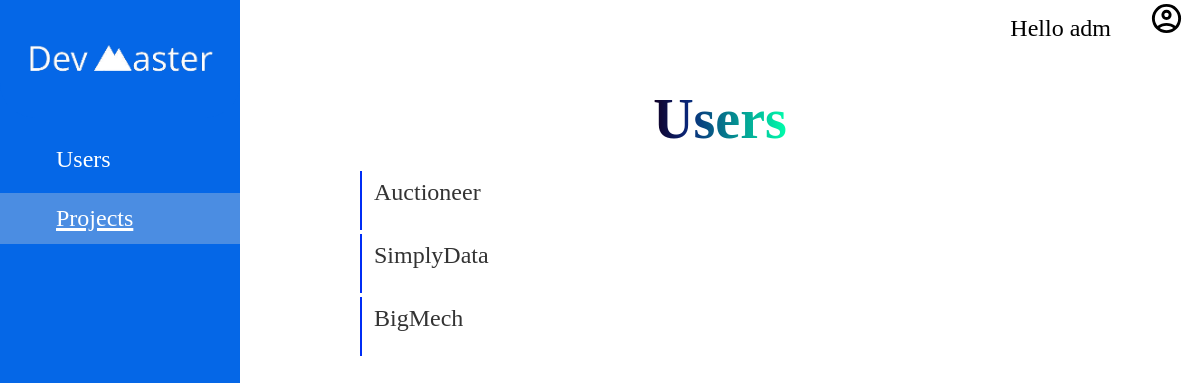
Screenshot of /adProject/ with the database file from the repository.
### home/models.py (models this page shows, shortened)
class ProjectDetail(models.Model):
    project_name = models.CharField(max_length = 200)
    project_description = models.TextField()
    created_by = models.ForeignKey(UserDetail,null=True, on_delete = models.SET_NULL)
    project_created_time = models.CharField(max_length = 20)
    project_gtihub_link = models.TextField()
    project_phase = models.CharField(max_length = 20)

### home/views.py (the view)
# urls.py: path('adProject/',views.adProject, name = "adProject"),
def adProject(request):
	proj = ProjectDetail.objects.all()
	di ={
		'proj':proj
	}
	return render(request,'home/adProject.html',di)

### home/templates/home/adProject.html (shortened to what this page needs)
{% extends "base.html" %}
{% load static %}
{% block head %}
<link rel="stylesheet" type="text/css" href="{% static 'home/css/llm.css'%}" />
{% endblock head %}
{% block body %}
<div class="wholeConatiner">
    <div class="leftBox" >
        <div class="logo" style="text-align: center;background-color: #394647;background-color: #0567e7;border-bottom-left-radius: 35px;border-bottom-right-radius: 35px;">
            <a href="{% url 'home:dashboard' %}">
                <img src="{% static 'home/img/whitedevlogo.png'%}" width="200px" alt="logo"
                    style="margin-top:2.5rem;margin-bottom:1.5rem;" /></a>
        </div>
        <div class="menuList">
            <ul>
                <li><a href="">Users</a></li>
                <li class="current"><a href="{% url 'home:adProject' %}">Projects</a></li>
            </ul>
        </div>
    </div>
    <div class="rightBox" >
        <div class="dashNav">
            <ul>
                <li style="text-align:right;">Hello adm <span style="margin-left:2rem;margin-right:1rem;"><img src="{% static 'home/img/acc_cir.svg'%}" width="35px" alt="logo"
                    style="margin-top:1px;cursor: pointer;"  onclick="myfunc()"/></span></li>
            </ul>
        </div>
        <div class="con" style="width:60vw;margin:auto;padding-top:1rem;">
            <div class="projectName">
                <p class="page_heading"><span class="headi"> Users</span></p>
            </div>
            <div class="list">
                <ul>
                  {% for i in proj %}
                  <a href="{% url 'home:adminProjectEdit' i.id %}"><li><span>{{i.project_name}}</span></li></a>
                  {% endfor %}
                </ul>
              </div>
        </div>
    </div>
</div>
{% endblock body%}

### home/static/home/css/llm.css (style rules this page uses)
* { box-sizing: border-box; }
html { scroll-behavior: smooth; }
body { padding: 0; margin: 0; font-size: 1.5rem; }
.wholeConatiner { display: flex; min-height: 100vh; }
.leftBox { height: 100%; min-height: 100vh; height: 300vh; width:20vw; background-color: #a0b2b4; background-color: #0567e7; position: -webkit-sticky; position: fixed; top: 0; left:0; }
.rightBox { max-height:99vh; width:80vw; margin-left: 20vw; }
.menuList { margin-top: 1rem; }
.menuList ul li a { text-decoration: none; color: white; display: block; padding-bottom: 0.75rem; padding-top: 0.75rem; padding-left:3.5rem; }
li { list-style-type: none; text-decoration: none; margin-bottom: 0.5rem; }
ul { margin: 0; padding: 0; }
.current { text-decoration: underline; -webkit-text-decoration-color: white; text-decoration-color: white; text-decoration-thickness: 3px; background-color: #4b8de2; }
.projectName { color:white; text-align: center; padding-top:1.3rem; padding-bottom: 1rem; margin-top: 0rem; }
.page_heading { margin-top: 0px; margin-bottom: 0px; }

### home/templates/home/adProject.html (style rules this page uses)
.headi { background: rgb(17, 0, 36); background: linear-gradient(90deg, rgba(17, 0, 36, 1) 0%, rgba(9, 38, 121, 1) 26%, rgba(0, 255, 171, 1) 100%); align-self: center; background-clip: border-box; -webkit-text-fill-color: transparent; -webkit-background-clip: text; text-align: center; font-size: 3.5rem; font-weight: bold; margin-top: 0px; }
.page_heading { text-align: center; }
.list { position: relative; }
.list ul { position: relative; }
.list ul li { position: relative; left: 0; color: #333; list-style: none; margin: 4px 0; border-left: 2px solid #002df5; transition: 0.5s; cursor: pointer; padding-bottom:1rem; }
.list ul li span { position: relative; padding: 8px; padding-left: 12px; display: inline-block; transition: 0.5s; }

### rows the page displays
ProjectDetail: project_name "Auctioneer"
ProjectDetail: project_name "SimplyData"
ProjectDetail: project_name "BigMech"
